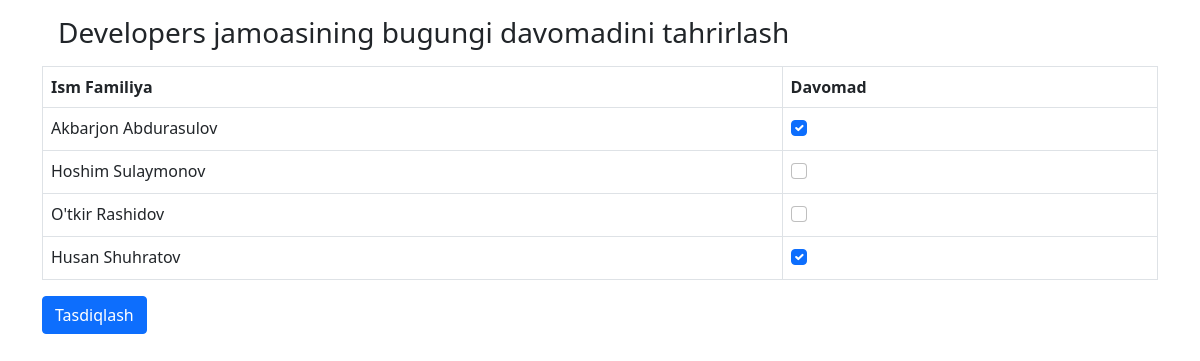
The app's page /4/attendance/update/ with its own data.
### main/models.py (models this page shows, shortened)
class Attendance(models.Model):
    team = models.ForeignKey(Team, on_delete=models.CASCADE, related_name='attendances')
    date = models.DateField()

class Team(models.Model):
    name = models.CharField(max_length=50)

class Mark(models.Model):
    attendance = models.ForeignKey(Attendance, on_delete=models.CASCADE, related_name='marks')
    worker = models.ForeignKey(Worker, on_delete=models.CASCADE, related_name='marks')
    is_attended = models.BooleanField(default=False)
    class Meta:
        unique_together = ['attendance', 'worker']

class Worker(models.Model):
    first_name = models.CharField(max_length=100)
    last_name = models.CharField(max_length=100)
    position = models.CharField(max_length=70)
    team = models.ForeignKey(Team, on_delete=models.CASCADE, related_name='workers')

### main/views.py (the view, shortened to what this page needs)
# urls.py: path('<int:attendance_id>/attendance/update/', attendance_update, name='update'),
def attendance_update(request, attendance_id):
    attendance = Attendance.objects.get(id=attendance_id)
    if attendance.date == date.today():
        return render(request, "update.html", {'attendance': attendance})
    else:
        return HttpResponse("Faqatagina bugungi olingan davomadlarni tahrirlash mumkin.")

### templates/update.html (shortened to what this page needs)
{% extends "base.html" %}
{% block content %}
    <div class="container mt-3">
        <div class=" mt-3 ">
            <h3 class="m-3" >{{attendance.team.name}} jamoasining  bugungi davomadini tahrirlash</h3>
            <form  method="post"> {% csrf_token %}
            <table class="table table-bordered">
                <thead>
                  <tr>
                    <th scope="col">Ism Familiya</th>
                    <th scope="col" >Davomad</th>
                  </tr>
                </thead>
                <tbody>
                    {% for mark in attendance.marks.all  %}
                  <tr>
                    <td>{{mark.worker.first_name}} {{mark.worker.last_name}}</td>
                    <td>
                        <div class="form-check">
                            <input name="is_attended_{{mark.id}}" class="form-check-input" type="checkbox"  id="flexCheckChecked"
                                   {% if mark.is_attended %} checked {% endif %}>
                        </div>
                    </td>
                  </tr>
                  {% endfor %}
                </tbody>
              </table>
            <button class="btn btn-primary"  type="submit">Tasdiqlash</button>
            </form>
        </div>
    </div>
{% endblock content %}

### records on screen
Attendance: team.name "Developers"
Mark: worker.first_name "Akbarjon", worker.last_name "Abdurasulov", is_attended "☑"
Mark: worker.first_name "Hoshim", worker.last_name "Sulaymonov"
Mark: worker.first_name "O'tkir", worker.last_name "Rashidov"
Mark: worker.first_name "Husan", worker.last_name "Shuhratov", is_attended "☑"
